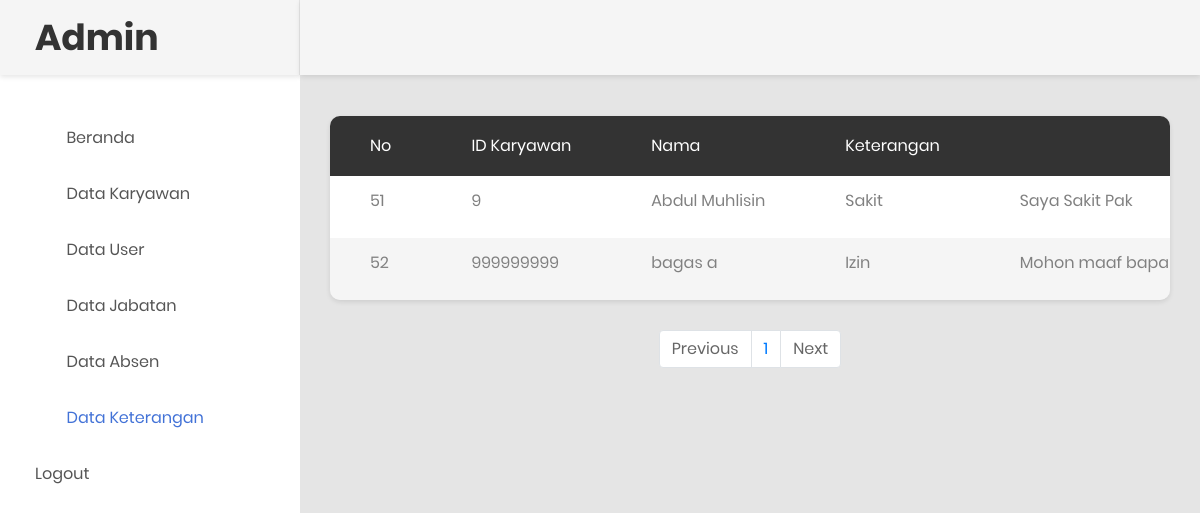
Before: /data_keterangan.php (signed in) with the older database file.
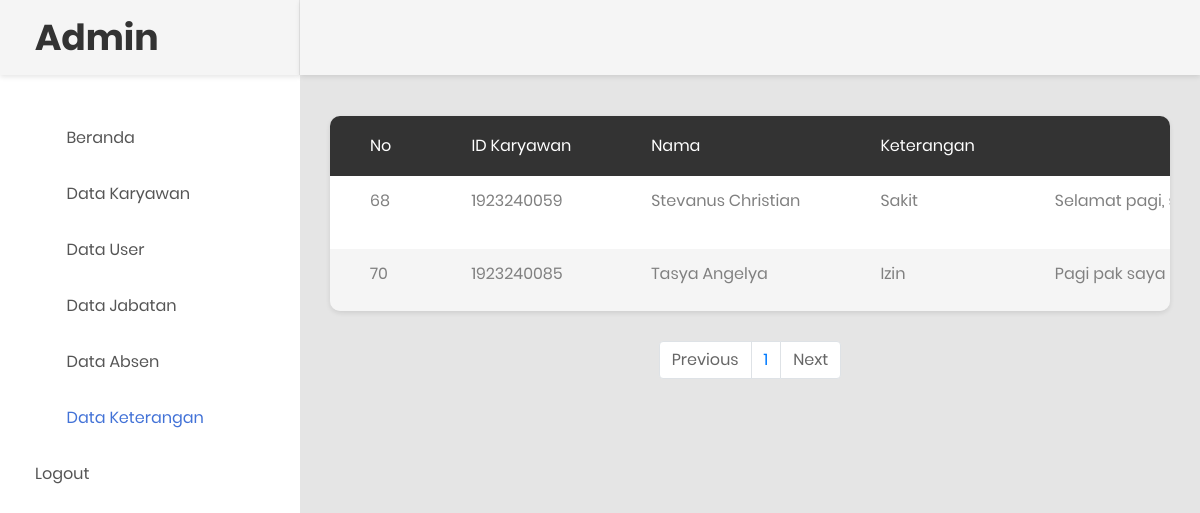
After: the same page with the newer database file.
### tables this page shows
CREATE TABLE `tb_keterangan` (
  `id` int(11) NOT NULL,
  `id_karyawan` varchar(11) NOT NULL,
  `nama` varchar(255) NOT NULL,
  `keterangan` varchar(255) NOT NULL,
  `alasan` text NOT NULL,
  `waktu` varchar(255) NOT NULL,
  `bukti` varchar(50) NOT NULL
);

### paging_ket.php (the view, shortened to what the changed rows need)
<head>
</head>
<?php
include 'koneksi.php';
$batas = 5;
$halaman = isset($_GET['halaman']) ? (int)$_GET['halaman'] : 1;
$halaman_awal = ($halaman>1) ? ($halaman * $batas) - $batas : 0;
$data = mysqli_query($koneksi, "SELECT * FROM tb_keterangan");
$jumlah_data = mysqli_num_rows($data);
$total_halaman = ceil($jumlah_data / $batas);
$data_karyawan = mysqli_query($koneksi, "SELECT * FROM tb_keterangan LIMIT $halaman_awal, $batas");
while ($row=mysqli_fetch_array($data_karyawan)) {
 ?>
  <tr>
                                                <td><?php echo $row['id']; ?></td>
                                                <td><?php echo $row['id_karyawan']; ?></td>
                                                <td><?php echo $row['nama']; ?></td>
                                                <td><?php echo $row['keterangan']; ?></td>
                                                <td><?php echo $row['alasan']; ?></td>
                                            </tr>
                                        <?php } ?>

### data_keterangan.php (shortened to what the changed rows need)
<?php
require_once("koneksi.php");
 ?>
<!DOCTYPE html>
<html lang="en">
<head>
    <link rel="stylesheet" href="https://maxcdn.bootstrapcdn.com/bootstrap/4.5.2/css/bootstrap.min.css">
    <link rel="stylesheet" type="text/css" href="css/bootstrap.css" media="all">
    <link href="css/font-face.css" rel="stylesheet" media="all">
    <link href="vendor/font-awesome-4.7/css/font-awesome.min.css" rel="stylesheet" media="all">
    <link href="vendor/font-awesome-5/css/fontawesome-all.min.css" rel="stylesheet" media="all">
    <link href="vendor/mdi-font/css/material-design-iconic-font.min.css" rel="stylesheet" media="all">
    <link href="vendor/bootstrap-4.1/bootstrap.min.css" rel="stylesheet" media="all">
    <link href="vendor/animsition/animsition.min.css" rel="stylesheet" media="all">
    <link href="vendor/bootstrap-progressbar/bootstrap-progressbar-3.3.4.min.css" rel="stylesheet" media="all">
    <link href="vendor/wow/animate.css" rel="stylesheet" media="all">
    <link href="vendor/css-hamburgers/hamburgers.min.css" rel="stylesheet" media="all">
    <link href="vendor/slick/slick.css" rel="stylesheet" media="all">
    <link href="vendor/select2/select2.min.css" rel="stylesheet" media="all">
    <link href="vendor/perfect-scrollbar/perfect-scrollbar.css" rel="stylesheet" media="all">
    <link href="css/theme.css" rel="stylesheet" media="all">
</head>
<body class="animsition">
    <div class="page-wrapper">
        <aside class="menu-sidebar d-none d-lg-block">
            <div class="logo">
                <a href="#">
                  <h1>Admin</h1>
                </a>
            </div>
        </aside>
        <div class="page-container">
            <div class="main-content">
                <div class="section__content section__content--p30">
                    <div class="container-fluid">
                        <div class="row">
                                <div class="table-responsive table--no-card m-b-30">
                                    <table class="table table-borderless table-striped table-earning">
                                        <thead>
                                            <tr>
                                <th>No</th>
                                 <th>ID Karyawan</th>
                                 <th>Nama</th>
                                 <th>Keterangan</th>
                                 <th class="text-right">Alasan</th>
                                            </tr>
                                        </thead>
                                        <tbody>
                                           <?php
                                            include 'paging_ket.php';
                                            ?>
                                        </tbody>
                                    </table>
                                </div>
                            </div>
                            <ul class="pagination justify-content-center">
                <?php
                for($x=1;$x<=$total_halaman;$x++){
                    ?>
                    <li class="page-item"><a class="page-link" href="?halaman=<?php echo $x ?>"><?php echo $x; ?></a></li>
                    <?php
                }
                ?>
            </ul>
                </div>
            </div>
        </div>
    </div>
</body>
</html>

Changed rows visible on the page:
removed tb_keterangan: id "51", id_karyawan "9", nama "Abdul Muhlisin", keterangan "Sakit", alasan "Saya Sakit Pak"
removed tb_keterangan: id "52", id_karyawan "999999999", nama "bagas a", keterangan "Izin", alasan "Mohon maaf…"
added tb_keterangan: id "68", id_karyawan "1923240059", nama "Stevanus Christian", keterangan "Sakit", alasan "Selamat pagi,…"
added tb_keterangan: id "70", id_karyawan "1923240085", nama "Tasya Angelya", keterangan "Izin", alasan "Pagi pak saya…"
